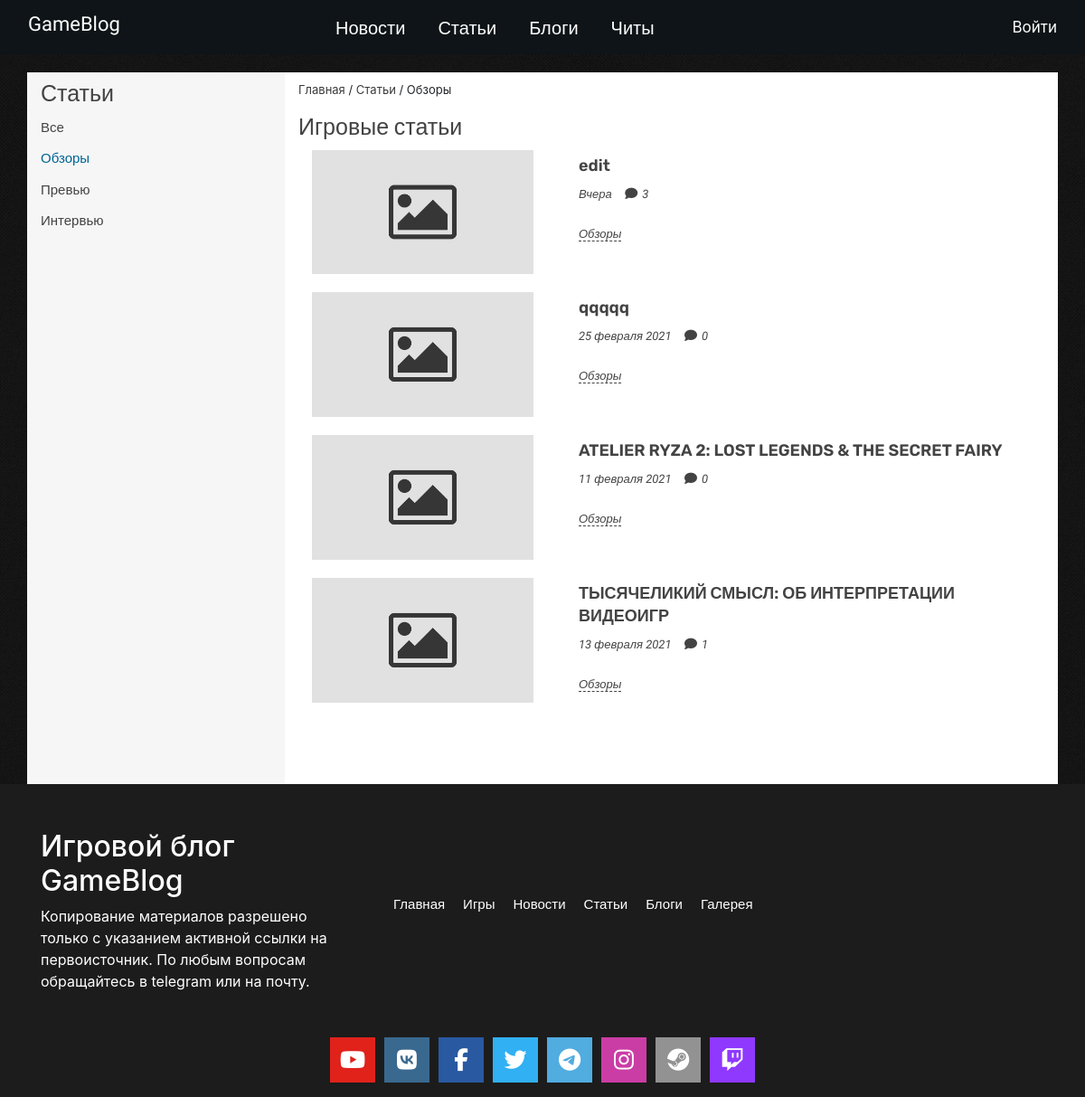
/articles/category/review, run on the app's committed database.
### tables this page shows
CREATE TABLE `category` (
  `id` int(11) NOT NULL,
  `title` varchar(255) NOT NULL,
  `code` varchar(255) NOT NULL,
  `table_name` varchar(255) NOT NULL
);

CREATE TABLE `articles` (
  `id` int(11) NOT NULL,
  `cat_id` int(11) NOT NULL,
  `title` varchar(255) NOT NULL,
  `description` text NOT NULL,
  `author` varchar(50) NOT NULL,
  `date` date NOT NULL,
  `image` varchar(255) NOT NULL,
  `meta_desc` text NOT NULL,
  `meta_keywords` text NOT NULL,
  `showSlider` int(11) NOT NULL DEFAULT 0
);

### public/index.php (called while the page is built, shortened)
<?php
$qStr = $_SERVER['QUERY_STRING'];
spl_autoload_register(function ($className){
    $className = ROOT .'/'. str_replace('\\', '/', $className) . '.php';
});
Router::dispatch($qStr);

### config/db.php (called while the page is built)
<?php
return [
    'dsn' => 'mysql:host=localhost;dbname=gameblog',
    'user' => 'root',
    'password' => 'root'
];

### app/controllers/ArticlesController.php (called while the page is built, shortened)
<?php
class ArticlesController extends AppController
{
    public function categoryAction()
    {
        $articles = new Article();
        if (isset($this->route['code'])) {
            $arrCategory = $articles->getCategoryByCode($this->route['code']);
            $id = $articles->getIDCategory(clearStr($this->route['code']));
            $page = isset($_GET['page']) ? (int)$_GET['page'] : 1;
            $perPage = 20;
            $total = $articles->countByCategory($id);
            if ($total >= $perPage) {
                $pagination = new Pagination($page, $perPage, $total);
                $start = $pagination->getStart();
                $arArticlesCat = $articles->getCategoryLimit($id, $start, $perPage);
            }
            else {
                $arArticlesCat = $articles->getRecordsThisCategory($id);
            }
        }
        else {
            header('Location:/articles');
        }
        $categoryArticles = $articles->getCategory('category', 'articles');
    }
}

### app/views/Articles/category.php (the view, shortened to what this page needs)
<div class="container">
    <div class="row main-content-news">
        <div class="col-xs-12 col-sm-12 col-md-3 col-lg-3 sidebar">
            <span class="sidebar-title">Статьи</span>
            <div class="category-news">
                <ul class="category-news-list">
                    <li class="category-news_item"><a href="/articles">Все</a></li>
                    <? foreach ($arrCategory as $category): ?>
                        <li class="category-news_item"><a href="/articles/category/<?=$category['code']?>" <?=($code == $category['code']) ? 'class="active"' :'';?>><?=$category['title']?></a></li>
                    <? endforeach; ?>
                </ul>
            </div>
        </div>
        <div class="col-xs-12 col-sm-12 col-md-9 col-lg-9 article-news-content">
            <div class="block-breadcrumbs">
                <p class="wrapper_p"><a href="/">Главная</a> / <a href="/articles">Статьи</a> / <?=$breadcrumb;?></p>
            </div>
            <div class="article-news-title">
                <h1>Игровые статьи</h1>
            </div>
            <div class="article-news">
                <? if (!empty($articles)): ?>
                    <? foreach ($articles as $article): ?>
                        <div class="col-12 article-new">
                            <div class="row">
                                <div class="col-4">
                                    <a href="/articles/detail/<?=$article['num_id']?>">
                                        <? if(file_exists($_SERVER['DOCUMENT_ROOT'].PATH_IMAGE.'/'.$article['image'])): ?>
                                            <img src="<?=PATH_IMAGE?>/<?=$article['image']?>" class="article-new__img" alt="<?=$article['image']?>">
                                        <? else: ?>
                                            <img src="<?=NO_IMG?>" class="article-new__img" alt="<?=$article['image']?>">
                                        <? endif; ?>
                                    </a>
                                </div>
                                <div class="col-8">
                                    <div class="article__new">
                                        <div class="article-new__name">
                                            <a href="/articles/detail/<?=$article['num_id']?>"><?=$article['title']?></a>
                                        </div>
                                        <div class="article-new__info">
                                            <span class="article-new__info--date"><?=$article['date']?></span>
                                            <span class="article-new__info--comment"><i class="fa fa-comment-o" aria-hidden="true"></i><?=$article['comments']?></span>
                                        </div>
                                        <div class="article-new__tags">
                                            <span><?=$article['cat_title']?></span>
                                        </div>
                                    </div>
                                </div>
                            </div>
                        </div>
                    <? endforeach; ?>
                <? else: ?>
                    <span class="no-records">Статей еще нет. Но скоро появятся!</span>
                <? endif; ?>
            </div>
        </div>
    </div>
</div>

### public/css/style.css (style rules this page uses)
* { box-sizing: border-box; }
.active { color: #006495 !important; }
.blog_container { background: #171717 url(../images/bg.jpg) repeat top center; }
.main-content-news { margin-top: 20px; background: #fff; }
.sidebar { background: #f6f6f6; }
.sidebar .sidebar-title { display: block; margin-top: 5px; font-family: "Rubik", sans-serif; font-size: 25px; font-weight: 400; color: #434343; }
.sidebar .category-news-list { list-style: none; padding: 0; }
.sidebar .category-news-list .category-news_item { padding-top: 5px; padding-bottom: 5px; }
.sidebar .category-news-list .category-news_item a { font-family: "Roboto", sans-serif; font-size: 15px; font-weight: 500; color: #434343; position: relative; }
.sidebar .category-news-list .category-news_item a::before { content: ""; position: absolute; height: 2px; width: 100%; background: #006495; bottom: 0; margin-bottom: -2px; background: #006495; opacity: 0; transition: 0.5s ease; }
.article-news-content { background: #fff; }
.article-news-content .block-breadcrumbs { margin-top: 10px; margin-bottom: 10px; }
.article-news-content .block-breadcrumbs .wrapper_p { font-size: 13px; }
.article-news-content .block-breadcrumbs .wrapper_p a { color: #3b3b3b; }
.article-news-content .article-news-title h1 { font-size: 25px; font-family: "Rubik", sans-serif; color: #434343; }
.article-news-content .article-news { padding-bottom: 30px; }
.article-news-content .article-news .article-new { padding-bottom: 10px; margin-top: 10px; }
.article-news-content .article-news .article-new__img { width: 100%; }
.article-news-content .article-news .article-new__name { margin-top: 5px; margin-bottom: 5px; padding-left: 20px; }
.article-news-content .article-news .article-new__name a { color: #434343; font-family: "Rubik", sans-serif; font-size: 18px; line-height: 1.4; font-weight: 600; }
.article-news-content .article-news .article-new__info { padding-left: 20px; }
.article-news-content .article-news .article-new__info--date { color: #434343; font-size: 13px; font-family: "Roboto", sans-serif; font-weight: 400; font-style: italic; }
.article-news-content .article-news .article-new__info--comment { margin-left: 10px; color: #434343; font-size: 13px; font-family: "Roboto", sans-serif; font-weight: 400; font-style: italic; }
.article-news-content .article-news .article-new__info--comment .fa-comment-o { font-size: 14px; margin-right: 5px; font-weight: bold; }
.article-news-content .article-news .article-new__tags { padding-left: 20px; margin-top: 20px; }
.article-news-content .article-news .article-new__tags span { font-size: 13px; font-family: "Roboto", sans-serif; font-weight: 400; font-style: italic; color: #434343; border-bottom: 1px dashed; }

### data on the page
category: title "Обзоры"
category: title "Превью"
category: title "Интервью"
articles: title "edit", date "Вчера", comments "3", category.title "Обзоры"
articles: title "ТЫСЯЧЕЛИКИЙ СМЫСЛ: ОБ ИНТЕРПРЕТАЦИИ ВИДЕОИГР", date "13 февраля 2021", id "1", category.title "Обзоры"

### other printed values
$article['title'] "qqqqq"
$article['date'] "25 февраля 2021"
$article['comments'] "0"
$article['cat_title'] "Обзоры"
$article['title'] "ATELIER RYZA 2: LOST LEGENDS & THE SECRET FAIRY"
$article['date'] "11 февраля 2021"
